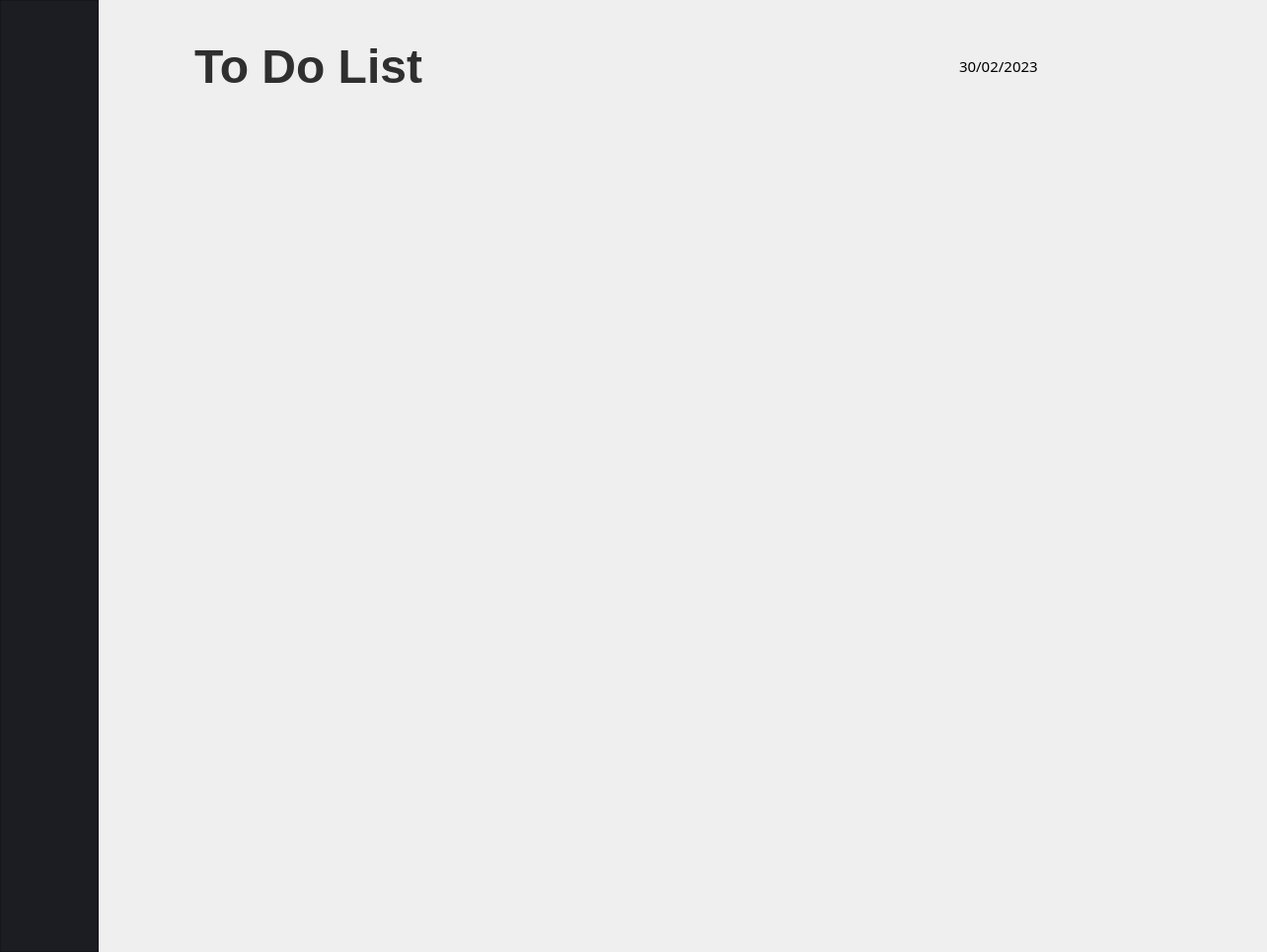
<?xml version="1.0" encoding="UTF-8"?>
<ui version="4.0">
 <class>MainWindow</class>
 <widget class="QMainWindow" name="MainWindow">
  <property name="geometry">
   <rect>
    <x>0</x>
    <y>0</y>
    <width>1284</width>
    <height>965</height>
   </rect>
  </property>
  <property name="windowTitle">
   <string>MainWindow</string>
  </property>
  <property name="autoFillBackground">
   <bool>false</bool>
  </property>
  <widget class="QWidget" name="centralwidget">
   <layout class="QGridLayout" name="gridLayout">
    <property name="leftMargin">
     <number>0</number>
    </property>
    <property name="topMargin">
     <number>0</number>
    </property>
    <property name="rightMargin">
     <number>0</number>
    </property>
    <property name="bottomMargin">
     <number>0</number>
    </property>
    <property name="horizontalSpacing">
     <number>20</number>
    </property>
    <item row="2" column="0" rowspan="2">
     <layout class="QVBoxLayout" name="verticalLayout">
      <item>
       <widget class="QFrame" name="frame">
        <property name="enabled">
         <bool>true</bool>
        </property>
        <property name="minimumSize">
         <size>
          <width>100</width>
          <height>400</height>
         </size>
        </property>
        <property name="maximumSize">
         <size>
          <width>100</width>
          <height>16777215</height>
         </size>
        </property>
        <property name="styleSheet">
         <string notr="true">background-color: rgb(28, 29, 34)</string>
        </property>
        <property name="frameShape">
         <enum>QFrame::StyledPanel</enum>
        </property>
        <property name="frameShadow">
         <enum>QFrame::Raised</enum>
        </property>
        <widget class="QLabel" name="label_2">
         <property name="geometry">
          <rect>
           <x>25</x>
           <y>50</y>
           <width>51</width>
           <height>51</height>
          </rect>
         </property>
         <property name="text">
          <string/>
         </property>
         <property name="pixmap">
          <pixmap>:/newPrefix/navbar_home.png</pixmap>
         </property>
        </widget>
        <widget class="QLabel" name="label">
         <property name="geometry">
          <rect>
           <x>31</x>
           <y>190</y>
           <width>31</width>
           <height>51</height>
          </rect>
         </property>
         <property name="text">
          <string/>
         </property>
         <property name="pixmap">
          <pixmap>:/newPrefix/nabar_toDoList.png</pixmap>
         </property>
        </widget>
        <widget class="QLabel" name="label_5">
         <property name="geometry">
          <rect>
           <x>21</x>
           <y>270</y>
           <width>51</width>
           <height>51</height>
          </rect>
         </property>
         <property name="text">
          <string/>
         </property>
         <property name="pixmap">
          <pixmap>:/newPrefix/navbar_dailyPlan.png</pixmap>
         </property>
        </widget>
        <widget class="QLabel" name="label_4">
         <property name="geometry">
          <rect>
           <x>22</x>
           <y>350</y>
           <width>51</width>
           <height>51</height>
          </rect>
         </property>
         <property name="text">
          <string/>
         </property>
         <property name="pixmap">
          <pixmap>:/newPrefix/navbar_target.png</pixmap>
         </property>
        </widget>
        <widget class="QLabel" name="label_8">
         <property name="geometry">
          <rect>
           <x>21</x>
           <y>440</y>
           <width>51</width>
           <height>41</height>
          </rect>
         </property>
         <property name="text">
          <string/>
         </property>
         <property name="pixmap">
          <pixmap>:/newPrefix/navbar_gratitude.png</pixmap>
         </property>
        </widget>
        <widget class="QLabel" name="label_6">
         <property name="geometry">
          <rect>
           <x>30</x>
           <y>510</y>
           <width>41</width>
           <height>71</height>
          </rect>
         </property>
         <property name="text">
          <string/>
         </property>
         <property name="pixmap">
          <pixmap>:/newPrefix/navbar_article.png</pixmap>
         </property>
        </widget>
        <widget class="QLabel" name="label_7">
         <property name="geometry">
          <rect>
           <x>40</x>
           <y>630</y>
           <width>31</width>
           <height>31</height>
          </rect>
         </property>
         <property name="text">
          <string/>
         </property>
         <property name="pixmap">
          <pixmap>:/newPrefix/navbar_exit.png</pixmap>
         </property>
        </widget>
       </widget>
      </item>
     </layout>
    </item>
    <item row="2" column="1">
     <layout class="QHBoxLayout" name="horizontalLayout_2">
      <item alignment="Qt::AlignTop">
       <widget class="QPushButton" name="pushButton">
        <property name="maximumSize">
         <size>
          <width>50</width>
          <height>16777215</height>
         </size>
        </property>
        <property name="autoFillBackground">
         <bool>false</bool>
        </property>
        <property name="styleSheet">
         <string notr="true">margin-top: 50px; margin-left: 10px</string>
        </property>
        <property name="text">
         <string/>
        </property>
        <property name="icon">
         <iconset>
          <normaloff>:/newPrefix/back_btn.png</normaloff>:/newPrefix/back_btn.png</iconset>
        </property>
        <property name="iconSize">
         <size>
          <width>47</width>
          <height>49</height>
         </size>
        </property>
        <property name="autoDefault">
         <bool>false</bool>
        </property>
        <property name="default">
         <bool>false</bool>
        </property>
        <property name="flat">
         <bool>true</bool>
        </property>
       </widget>
      </item>
     </layout>
    </item>
    <item row="2" column="2">
     <layout class="QVBoxLayout" name="verticalLayout_6">
      <item>
       <layout class="QHBoxLayout" name="horizontalLayout_4">
        <item>
         <widget class="QLabel" name="label_9">
          <property name="font">
           <font>
            <pointsize>36</pointsize>
            <weight>75</weight>
            <bold>true</bold>
           </font>
          </property>
          <property name="styleSheet">
           <string notr="true">margin-top: 40px; color : #2F2F2F;margin-bottom: 30px</string>
          </property>
          <property name="text">
           <string>&lt;html&gt;&lt;head/&gt;&lt;body&gt;&lt;p&gt;To Do List&lt;/p&gt;&lt;/body&gt;&lt;/html&gt;</string>
          </property>
          <property name="alignment">
           <set>Qt::AlignLeading|Qt::AlignLeft|Qt::AlignVCenter</set>
          </property>
         </widget>
        </item>
        <item>
         <layout class="QVBoxLayout" name="verticalLayout_3">
          <item>
           <spacer name="verticalSpacer">
            <property name="orientation">
             <enum>Qt::Vertical</enum>
            </property>
            <property name="sizeType">
             <enum>QSizePolicy::Minimum</enum>
            </property>
            <property name="sizeHint" stdset="0">
             <size>
              <width>20</width>
              <height>40</height>
             </size>
            </property>
           </spacer>
          </item>
          <item>
           <layout class="QHBoxLayout" name="horizontalLayout">
            <item>
             <spacer name="horizontalSpacer">
              <property name="orientation">
               <enum>Qt::Horizontal</enum>
              </property>
              <property name="sizeType">
               <enum>QSizePolicy::Expanding</enum>
              </property>
              <property name="sizeHint" stdset="0">
               <size>
                <width>20</width>
                <height>20</height>
               </size>
              </property>
             </spacer>
            </item>
            <item>
             <widget class="QLabel" name="label_3">
              <property name="font">
               <font>
                <family>Poppins</family>
                <pointsize>11</pointsize>
               </font>
              </property>
              <property name="styleSheet">
               <string notr="true">margin-bottom: 30px</string>
              </property>
              <property name="lineWidth">
               <number>1</number>
              </property>
              <property name="midLineWidth">
               <number>0</number>
              </property>
              <property name="text">
               <string>30/02/2023</string>
              </property>
              <property name="wordWrap">
               <bool>false</bool>
              </property>
              <property name="margin">
               <number>0</number>
              </property>
             </widget>
            </item>
            <item>
             <spacer name="horizontalSpacer_3">
              <property name="orientation">
               <enum>Qt::Horizontal</enum>
              </property>
              <property name="sizeType">
               <enum>QSizePolicy::Minimum</enum>
              </property>
              <property name="sizeHint" stdset="0">
               <size>
                <width>40</width>
                <height>20</height>
               </size>
              </property>
             </spacer>
            </item>
            <item>
             <widget class="QPushButton" name="pushButton_3">
              <property name="baseSize">
               <size>
                <width>0</width>
                <height>0</height>
               </size>
              </property>
              <property name="layoutDirection">
               <enum>Qt::LeftToRight</enum>
              </property>
              <property name="styleSheet">
               <string notr="true">margin-bottom: 30px</string>
              </property>
              <property name="text">
               <string/>
              </property>
              <property name="icon">
               <iconset>
                <normaloff>:/newPrefix/date_btn.png</normaloff>:/newPrefix/date_btn.png</iconset>
              </property>
              <property name="iconSize">
               <size>
                <width>60</width>
                <height>60</height>
               </size>
              </property>
              <property name="flat">
               <bool>true</bool>
              </property>
             </widget>
            </item>
            <item>
             <spacer name="horizontalSpacer_4">
              <property name="orientation">
               <enum>Qt::Horizontal</enum>
              </property>
              <property name="sizeType">
               <enum>QSizePolicy::Minimum</enum>
              </property>
              <property name="sizeHint" stdset="0">
               <size>
                <width>40</width>
                <height>20</height>
               </size>
              </property>
             </spacer>
            </item>
            <item>
             <widget class="QPushButton" name="pushButton_2">
              <property name="styleSheet">
               <string notr="true">margin-right: 80px; margin-bottom: 30px</string>
              </property>
              <property name="text">
               <string/>
              </property>
              <property name="icon">
               <iconset>
                <normaloff>:/newPrefix/add_btn.png</normaloff>:/newPrefix/add_btn.png</iconset>
              </property>
              <property name="iconSize">
               <size>
                <width>60</width>
                <height>60</height>
               </size>
              </property>
              <property name="flat">
               <bool>true</bool>
              </property>
             </widget>
            </item>
           </layout>
          </item>
         </layout>
        </item>
       </layout>
      </item>
     </layout>
    </item>
    <item row="3" column="2">
     <widget class="QScrollArea" name="scrollArea">
      <property name="styleSheet">
       <string notr="true">border: 0px</string>
      </property>
      <property name="widgetResizable">
       <bool>true</bool>
      </property>
      <widget class="QWidget" name="scrollAreaWidgetContents">
       <property name="geometry">
        <rect>
         <x>0</x>
         <y>0</y>
         <width>1090</width>
         <height>811</height>
        </rect>
       </property>
      </widget>
     </widget>
    </item>
   </layout>
  </widget>
 </widget>
 <resources>
  <include location="../../../../../../../../../Downloads/tes.qrc"/>
  <include location="../../../../../../../../../Downloads/tes.qrc"/>
  <include location="../../../../../../../../../Downloads/tes.qrc"/>
 </resources>
 <connections/>
</ui>
